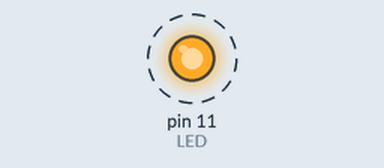
Bench run of a program on a simulated Raspberry Pi (header pin numbers). On the bench: output pins drawn as LEDs (lit = HIGH). Dashed ring = blinking.

Above: at 0.2 s.
Timing chart, 0 to 3.0 s (numbered marks = the images above):
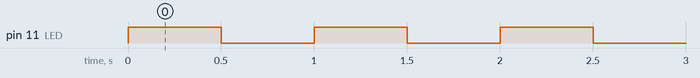

Measured:
- by itself, pin 11 (LED): alternates HIGH for 0.50 s and LOW for 0.50 s

The program:

LED_01.py
```python
#coding:utf-8

import RPi.GPIO as GPIO
import time

GPIO.setmode(GPIO.BOARD)
LED = 11

GPIO.setup(LED, GPIO.OUT, initial=GPIO.LOW)

try:
    while 1:
        GPIO.output(LED, GPIO.HIGH)
        time.sleep(0.5)
        GPIO.output(LED, GPIO.LOW)
        time.sleep(0.5)

except KeyboardInterruptrupt:
    pass

GPIO.cleanup()
```
